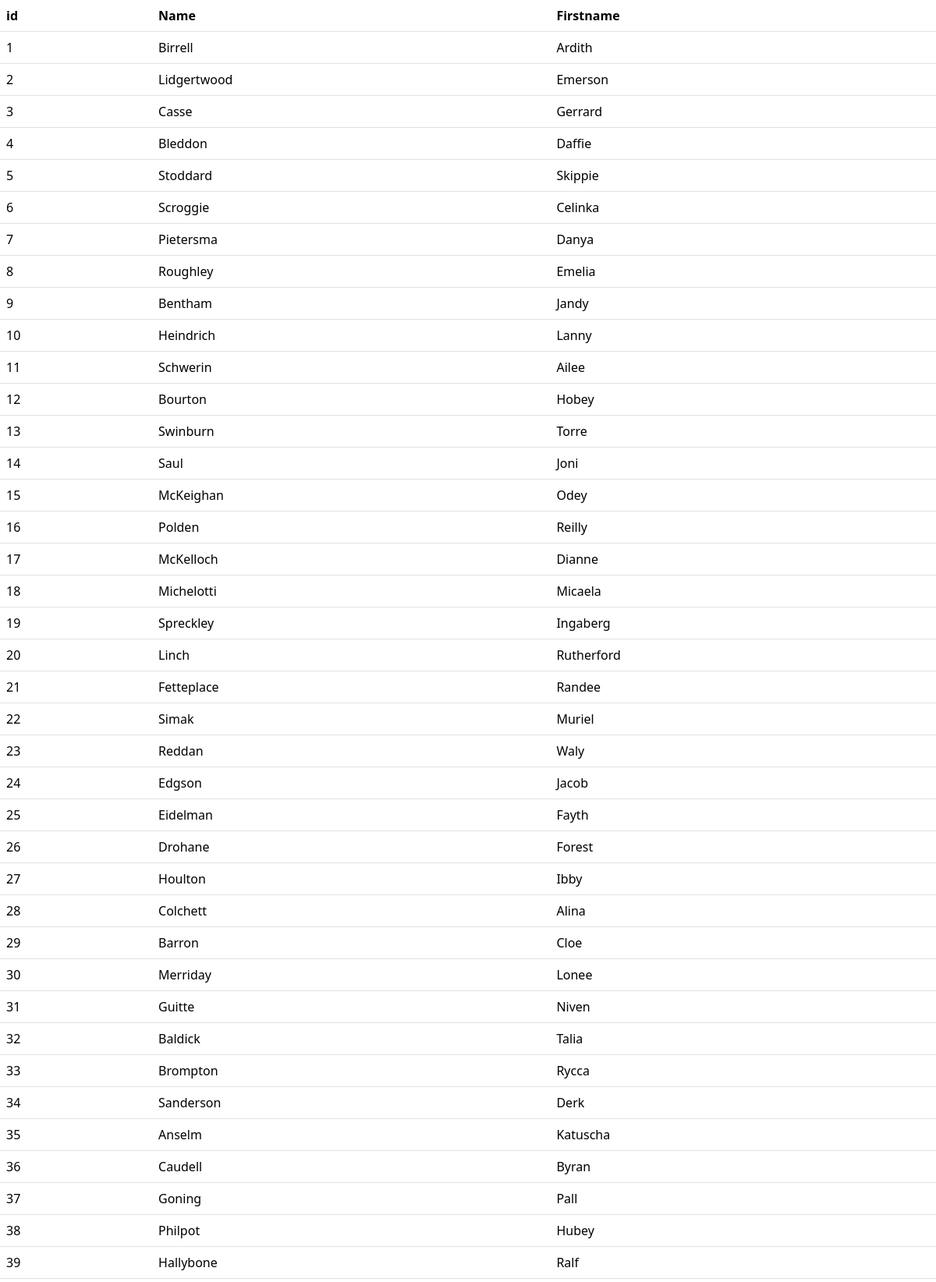
The page / (upper part) on the database its author committed.
### tables this page shows
CREATE TABLE "customers_tbl" (
	"id"	INTEGER,
	"first_name"	TEXT,
	"last_name"	TEXT,
	"email"	TEXT,
	"gender"	TEXT,
	"ip_address"	TEXT,
	PRIMARY KEY("id" AUTOINCREMENT)
);

### tp11/app.py (the view)
@app.route("/")
def index():
    dao =CustomerDAO("../customers_db.db")
    customers = dao.findAll()
    return render_template('customers.html',customers=customers)

### tp11/CustomerDAO.py (called while the page is built)
    def findAll(self):
        sql = "SELECT id,first_name,last_name,email,gender,ip_address FROM customers_tbl"
        cur = self.con.cursor()
        rs = cur.execute(sql)
        for row in rs:
            c = Customer(*row)
            yield c

    def __del__(self):
        if self.con is not None:
            self.con.close()

### tp11/templates/customers.html (shortened to what this page needs)
<!DOCTYPE html>
<html lang="en">
<head>
    <link href="https://cdn.jsdelivr.net/npm/bootstrap@5.3.3/dist/css/bootstrap.min.css" rel="stylesheet">
</head>
<body>
    <table class="table table-hover
    ">
        <thead>
            <tr>
                <th>id</th>
                <th>Name</th>
                <th>Firstname</th>
            </tr>
        </thead>
        <tbody>
            {% for customer in customers %}
            <tr>
                <td>{{customer.id}}</td>
                <td>{{customer.last_name}}</td>
                <td>{{customer.first_name}}</td>
            </tr>
            {% endfor %}
        </tbody>
    </table>
</body>
</html>

### rows shown on the page
customers_tbl: id "1", last_name "Birrell", first_name "Ardith"
customers_tbl: id "2", last_name "Lidgertwood", first_name "Emerson"
customers_tbl: id "3", last_name "Casse", first_name "Gerrard"
customers_tbl: id "4", last_name "Bleddon", first_name "Daffie"
customers_tbl: id "5", last_name "Stoddard", first_name "Skippie"
customers_tbl: id "6", last_name "Scroggie", first_name "Celinka"
customers_tbl: id "7", last_name "Pietersma", first_name "Danya"
customers_tbl: id "8", last_name "Roughley", first_name "Emelia"
customers_tbl: id "9", last_name "Bentham", first_name "Jandy"
customers_tbl: id "10", last_name "Heindrich", first_name "Lanny"
customers_tbl: id "11", last_name "Schwerin", first_name "Ailee"
customers_tbl: id "12", last_name "Bourton", first_name "Hobey"
customers_tbl: id "13", last_name "Swinburn", first_name "Torre"
customers_tbl: id "14", last_name "Saul", first_name "Joni"
customers_tbl: id "15", last_name "McKeighan", first_name "Odey"
customers_tbl: id "16", last_name "Polden", first_name "Reilly"
customers_tbl: id "17", last_name "McKelloch", first_name "Dianne"
customers_tbl: id "18", last_name "Michelotti", first_name "Micaela"
customers_tbl: id "19", last_name "Spreckley", first_name "Ingaberg"
customers_tbl: id "20", last_name "Linch", first_name "Rutherford"
customers_tbl: id "21", last_name "Fetteplace", first_name "Randee"
customers_tbl: id "22", last_name "Simak", first_name "Muriel"
customers_tbl: id "23", last_name "Reddan", first_name "Waly"
customers_tbl: id "24", last_name "Edgson", first_name "Jacob"
customers_tbl: id "25", last_name "Eidelman", first_name "Fayth"
customers_tbl: id "26", last_name "Drohane", first_name "Forest"
customers_tbl: id "27", last_name "Houlton", first_name "Ibby"
customers_tbl: id "28", last_name "Colchett", first_name "Alina"
customers_tbl: id "29", last_name "Barron", first_name "Cloe"
customers_tbl: id "30", last_name "Merriday", first_name "Lonee"
customers_tbl: id "31", last_name "Guitte", first_name "Niven"
customers_tbl: id "32", last_name "Baldick", first_name "Talia"
customers_tbl: id "33", last_name "Brompton", first_name "Rycca"
customers_tbl: id "34", last_name "Sanderson", first_name "Derk"
customers_tbl: id "35", last_name "Anselm", first_name "Katuscha"
customers_tbl: id "36", last_name "Caudell", first_name "Byran"
customers_tbl: id "37", last_name "Goning", first_name "Pall"
customers_tbl: id "38", last_name "Philpot", first_name "Hubey"
customers_tbl: id "39", last_name "Hallybone", first_name "Ralf"
